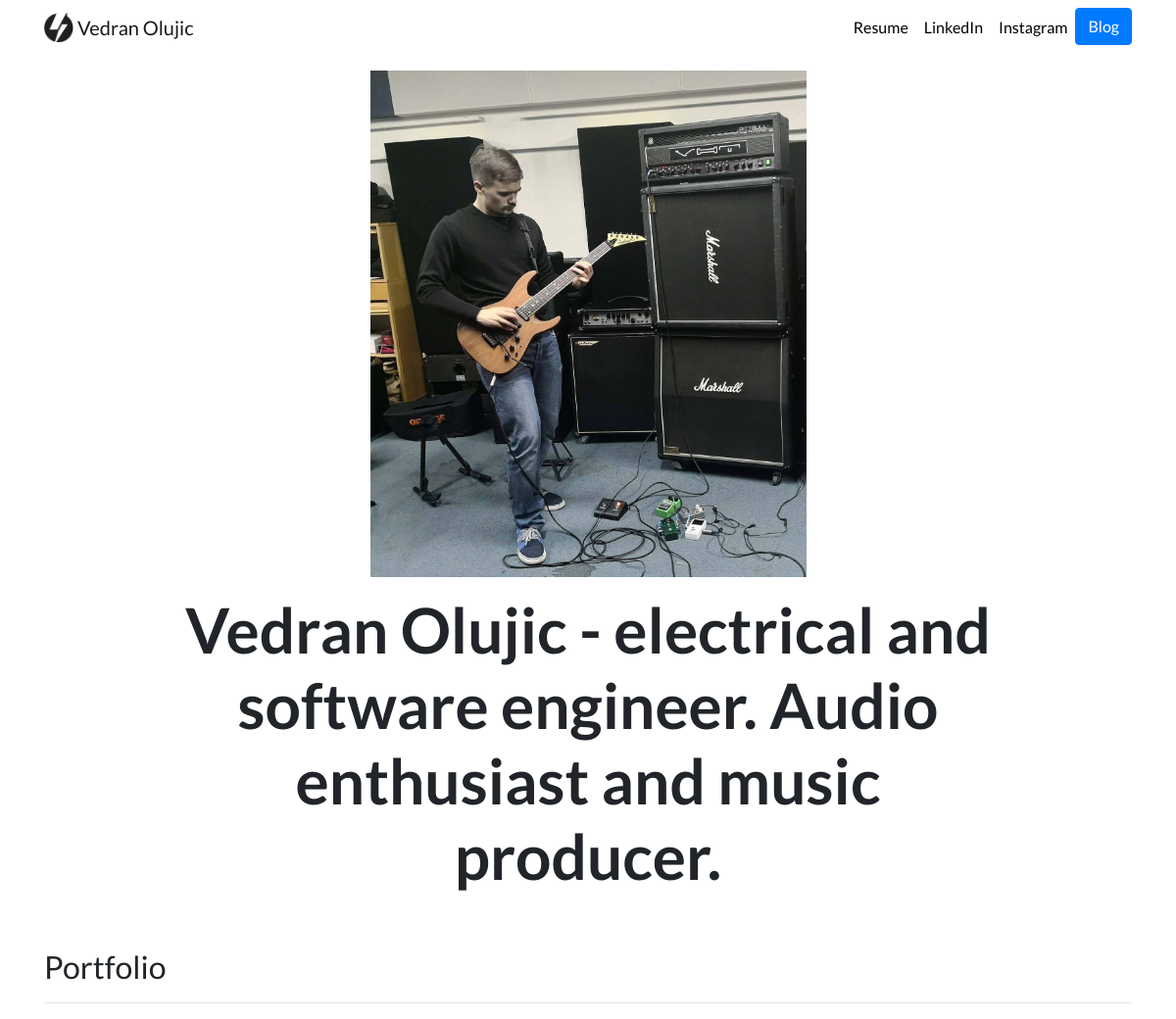
The app's page /, older data.
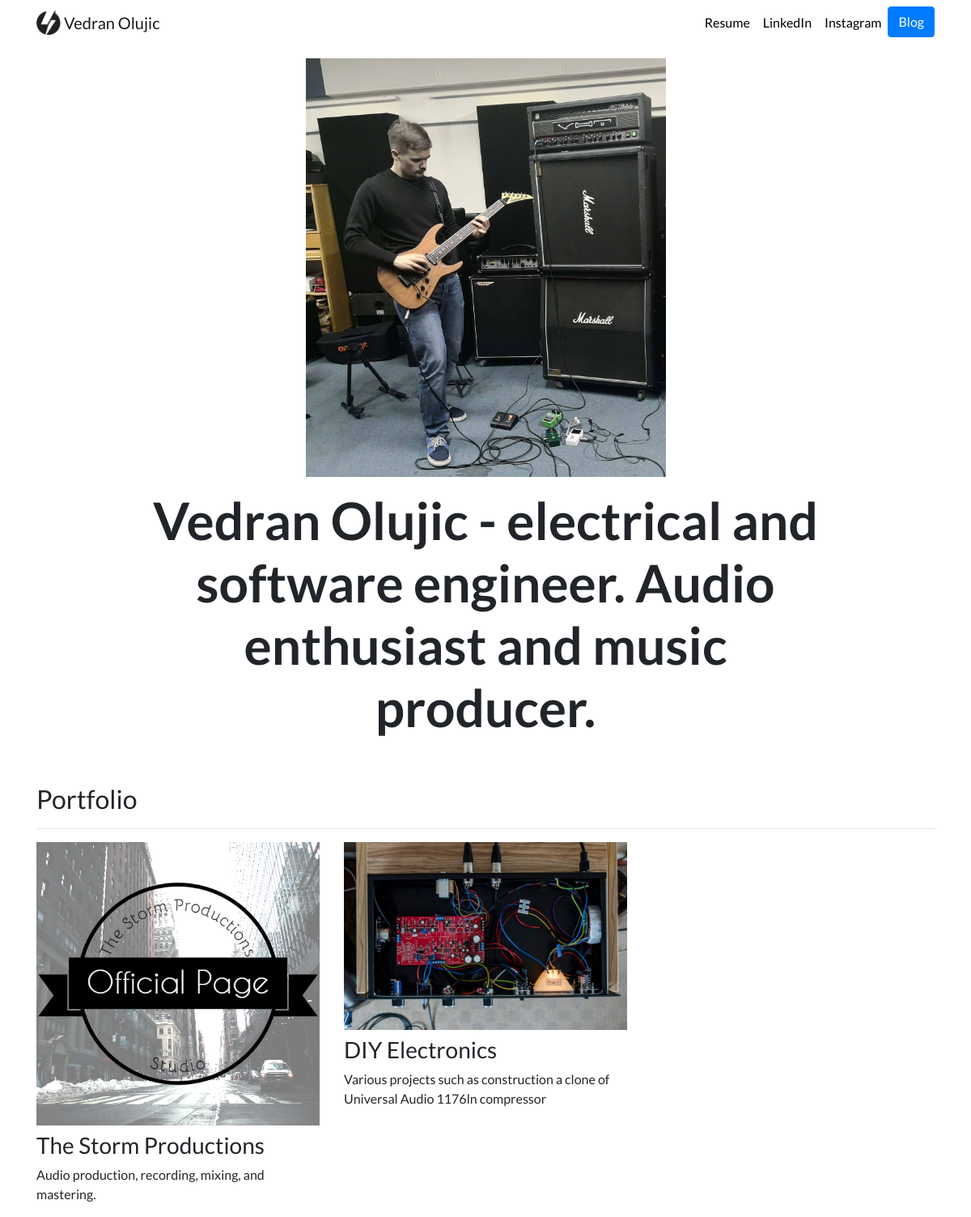
The same page, newer data.
### portfolio/models.py (models this page shows, shortened)
class Project (models.Model):
    title = models.CharField(max_length = 100)
    description = models.CharField(max_length = 250)
    image = models.ImageField(upload_to = 'portfolio/images/')
    url = models.URLField(blank = True)

### portfolio/views.py (the view)
# urls.py: 2. Add a URL to urlpatterns:  path('', views.home, name='home')
def home (request):
    projects = Project.objects.all()
    return render(request, 'portfolio/home.html', {'projects': projects})

### portfolio/templates/portfolio/home.html
{% extends "portfolio/base.html" %}
{% load static %}
{% block content %}
<div class="row justify-content-center my-3">
  <div class="col-5">
    <img src="{% static 'portfolio/CROP.jpeg' %}" class="img-fluid">
  </div>
</div>
<div class="row justify-content-center mb-3">
  <div class="col-md-9 text-center">
    <h1 id="hometext" class="font-weight-bold">Vedran Olujic - electrical and software engineer. Audio enthusiast and music producer.</h1>
  </div>
</div>
<h2 class="mt-5">Portfolio</h2>
<hr>
<div class="row">
  {% for project in projects %}
  <div class="col-lg-4 col-md-6">
    {% if project.url %}
    <a href="{{ project.url }}">
      <img src="{{ project.image.url }}" class="img-fluid mb-2">
    </a>
    {% else %}
    <img src="{{ project.image.url }}" class="img-fluid mb-2">
    {% endif %}
    <h3>{{ project.title }}</h3>
    <p>{{ project.description }}</p>
  </div>
  {% endfor %}
</div>
{% endblock %}

### portfolio/templates/portfolio/base.html (shortened to what this page needs)
{% load static %}
<!doctype html>
<html lang="en">
<head>
  <link rel="stylesheet" href="https://stackpath.bootstrapcdn.com/bootstrap/4.4.1/css/bootstrap.min.css">
  <link rel="stylesheet" href="{% static "portfolio/custom.css" %}">
</head>
<body>
  <nav id="topNav" class="navbar navbar-expand-md navbar-light">
    <div class="container">
      <a class="navbar-brand" href="{% url 'home' %}">
        <img src="{% static "portfolio/Logo.jpg" %}" width="30" height="30" class="d-inline-block align-top" alt="Vedran's Logo">
        <span>Vedran Olujic</span>
      </a>
      <div class="collapse navbar-collapse text-center" id="navbarNav">
        <ul class="navbar-nav ml-auto">
          <li class="nav-item">
            <a class="nav-link" href="{% static "portfolio/VedranOlujic_CV.pdf" %}">Resume</a>
          </li>
          <li class="nav-item">
            <a class="nav-link" href="https://www.linkedin.com/in/vedran-olujic-engineer/" target="_blank">LinkedIn</a>
          </li>
          <li class="nav-item">
            <a class="nav-link" href="https://www.instagram.com/vedranolujic/" target="_blank">Instagram</a>
          </li>
          <li>
            <a role="button" href="{% url 'blog:all_blogs' %}" class="btn btn-primary">Blog</a>
          </li>
        </ul>
      </div>
    </div>
  </nav>
  <div class="container">
    {% block content %}{% endblock %}
  </div>
</body>
</html>

### portfolio/static/portfolio/custom.css (style rules this page uses)
.navbar-nav .nav-link { color: rgba(0,0,0,1) !important; }
body { font-family: 'Lato', sans-serif; }
@media (min-width: 992px) { #hometext { font-size: 4rem; } }

Row changes from the older to the newer data that the page shows:
added Project: image (picture), title "The Storm Productions", description "Audio production, recording, mixing, and mastering."
added Project: image (picture), title "DIY Electronics", description "Various projects such as construction a clone of Universal Audio 1176ln compressor"
